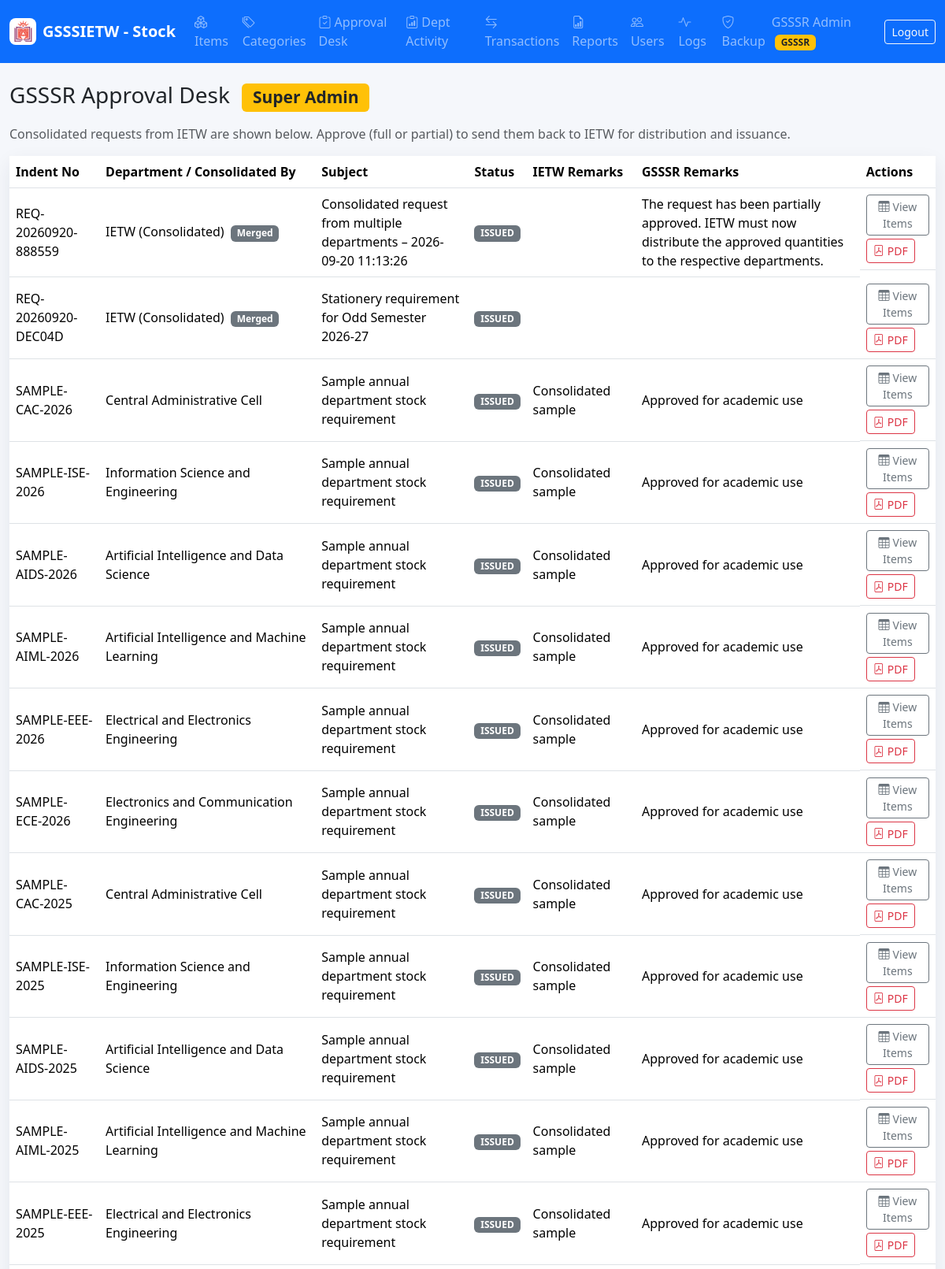
The app's page /admin/requests.php (signed in, upper part) with its own data.
### tables this page shows
CREATE TABLE `requests` (
  `id` int NOT NULL AUTO_INCREMENT,
  `request_no` varchar(80) NOT NULL,
  `department_id` int NOT NULL,
  `requested_by` int NOT NULL,
  `purpose` text NOT NULL,
  `status` enum('PENDING_IETW','CONSOLIDATED_BY_IETW','APPROVED_BY_GSSSR','PARTIALLY_APPROVED_BY_GSSSR','REJECTED_BY_GSSSR','ISSUED','PARTIALLY_ISSUED') NOT NULL DEFAULT 'PENDING_IETW',
  `ietw_remarks` text,
  `ietw_processed_by` int DEFAULT NULL,
  `ietw_processed_at` datetime DEFAULT NULL,
  `gsssr_remarks` text,
  `gsssr_approved_by` int DEFAULT NULL,
  `gsssr_approved_at` datetime DEFAULT NULL,
  `admin_issued_by` int DEFAULT NULL,
  `admin_issued_at` datetime DEFAULT NULL,
  `created_at` timestamp NULL DEFAULT CURRENT_TIMESTAMP,
  `updated_at` timestamp NULL DEFAULT NULL ON UPDATE CURRENT_TIMESTAMP,
  `is_consolidated` tinyint(1) DEFAULT '0',
  `source_request_ids` text,
  `consolidated_by` int DEFAULT NULL,
  `consolidated_at` datetime DEFAULT NULL,
  PRIMARY KEY (`id`),
  UNIQUE KEY `request_no` (`request_no`),
  KEY `idx_req_status` (`status`),
  KEY `idx_req_dept_date` (`department_id`,`created_at`),
  KEY `requested_by` (`requested_by`),
  KEY `ietw_processed_by` (`ietw_processed_by`),
  KEY `gsssr_approved_by` (`gsssr_approved_by`),
  KEY `admin_issued_by` (`admin_issued_by`),
  CONSTRAINT `requests_ibfk_1` FOREIGN KEY (`department_id`) REFERENCES `departments` (`id`),
  CONSTRAINT `requests_ibfk_2` FOREIGN KEY (`requested_by`) REFERENCES `users` (`id`),
  CONSTRAINT `requests_ibfk_3` FOREIGN KEY (`ietw_processed_by`) REFERENCES `users` (`id`),
  CONSTRAINT `requests_ibfk_4` FOREIGN KEY (`gsssr_approved_by`) REFERENCES `users` (`id`),
  CONSTRAINT `requests_ibfk_5` FOREIGN KEY (`admin_issued_by`) REFERENCES `users` (`id`)
);

CREATE TABLE `departments` (
  `id` int NOT NULL AUTO_INCREMENT,
  `name` varchar(120) NOT NULL,
  `code` varchar(20) NOT NULL,
  `created_at` timestamp NULL DEFAULT CURRENT_TIMESTAMP,
  PRIMARY KEY (`id`),
  UNIQUE KEY `name` (`name`),
  UNIQUE KEY `code` (`code`)
);

### includes/db.php (called while the page is built, shortened)
<?php
final class Database
{
    private static ?PDO $pdo = null;
    public static function conn(): PDO
    {
        if (self::$pdo === null) {
            $dsn = 'mysql:host=' . DB_HOST . ';dbname=' . DB_NAME . ';charset=utf8mb4';
            self::$pdo = new PDO($dsn, DB_USER, DB_PASS, [
                PDO::ATTR_ERRMODE => PDO::ERRMODE_EXCEPTION,
                PDO::ATTR_DEFAULT_FETCH_MODE => PDO::FETCH_ASSOC,
                PDO::ATTR_EMULATE_PREPARES => false,
            ]);
        }
        return self::$pdo;
    }
}

### admin/requests.php (the view, shortened to what this page needs)
<?php
require_once __DIR__ . '/../includes/layout.php';
$requests = rows('
    SELECT r.*, d.name department_name, u.name requested_by_name, ui.name ietw_name
    FROM requests r
    JOIN departments d ON d.id=r.department_id
    JOIN users u ON u.id=r.requested_by
    LEFT JOIN users ui ON ui.id=r.ietw_processed_by
    WHERE r.status IN ("CONSOLIDATED_BY_IETW", "APPROVED_BY_GSSSR", "PARTIALLY_APPROVED_BY_GSSSR", "ISSUED", "PARTIALLY_ISSUED", "REJECTED_BY_GSSSR")
    ORDER BY FIELD(r.status, "CONSOLIDATED_BY_IETW", "APPROVED_BY_GSSSR", "PARTIALLY_APPROVED_BY_GSSSR", "PARTIALLY_ISSUED", "ISSUED", "REJECTED_BY_GSSSR"), r.id DESC
');
?>
<h1 class="h3 mb-3">GSSSR Approval Desk <span class="badge bg-warning text-dark ms-2">Super Admin</span></h1>
<p class="text-muted">Consolidated requests from IETW are shown below. Approve (full or partial) to send them back to IETW for distribution and issuance.</p>
<div class="card metric-card"><div class="table-responsive">
<table class="table align-middle mb-0">
  <thead>
    <tr>
      <th>Indent No</th>
      <th>Department / Consolidated By</th>
      <th>Subject</th>
      <th>Status</th>
      <th>IETW Remarks</th>
      <th>GSSSR Remarks</th>
      <th>Actions</th>
    </tr>
  </thead>
  <tbody>
  <?php foreach ($requests as $r):
    $isConsolidated = !empty($r['is_consolidated']);
    $displayDepartment = $isConsolidated ? 'IETW (Consolidated)' : e($r['department_name']);
  ?>
  <tr>
    <td><?= e($r['request_no']) ?></td>
    <td><?= $displayDepartment ?> <?= $isConsolidated ? '<span class="badge bg-secondary ms-1">Merged</span>' : '' ?></td>
    <td><?= e($r['purpose']) ?></td>
    <td><?= request_status_badge($r['status']) ?></td>
    <td><?= e($r['ietw_remarks']) ?></td>
    <td><?= e($r['gsssr_remarks']) ?></td>
    <td class="d-flex gap-1 flex-wrap">
      <button class="btn btn-sm btn-outline-secondary" type="button" data-bs-toggle="collapse" data-bs-target="#items<?= $r['id'] ?>"><i class="bi bi-table me-1"></i>View Items</button>
      <a class="btn btn-sm btn-outline-danger" target="_blank" href="<?= BASE_URL ?>/download_pdf.php?type=request&id=<?= $r['id'] ?>"><i class="bi bi-file-pdf me-1"></i>PDF</a>
    </td>
  </tr>
  <?php endforeach; ?>
  </tbody>
</table></div></div>

### includes/functions.php (shortened to what this page needs)
<?php
require_once __DIR__ . '/db.php';
function e(?string $value): string
{
    return htmlspecialchars((string)$value, ENT_QUOTES, 'UTF-8');
}
function rows(string $sql, array $params = []): array
{
    $stmt = Database::conn()->prepare($sql);
    $stmt->execute($params);
    return $stmt->fetchAll();
}
function request_status_badge(string $status): string
{
    $class = match ($status) {
        'Pending' => 'text-bg-secondary',
        'Approved' => 'text-bg-success',
        'Issued' => 'text-bg-primary',
        'Partially Issued' => 'text-bg-info',
        'PARTIALLY_APPROVED_BY_GSSSR' => 'text-bg-warning',
        'REJECTED_BY_GSSSR' => 'text-bg-danger',
        'CONSOLIDATED' => 'text-bg-secondary',
        default => 'text-bg-secondary',
    };
    return '<span class="badge ' . $class . '">' . e($status) . '</span>';
}

### assets/css/app.css (style rules this page uses)
body { background: #f5f7fb; }
.metric-card { border: 0; border-radius: 8px; box-shadow: 0 8px 24px rgba(30, 41, 59, .08); }
.table thead th { white-space: nowrap; }

### records on screen
requests: request_no "REQ-20260920-888559", is_consolidated "IETW (Consolidated)", shows "Merged", purpose "Consolidated request from multiple departments – 2026-09-20 11:13:26", status "ISSUED", gsssr_remarks "The request has been partially approved. IETW must now distribute the approved quantities to the respective departments."
requests: request_no "REQ-20260920-DEC04D", is_consolidated "IETW (Consolidated)", shows "Merged", purpose "Stationery requirement for Odd Semester 2026-27", status "ISSUED"
requests: request_no "SAMPLE-CAC-2026", department.name "Central Administrative Cell", purpose "Sample annual department stock requirement", status "ISSUED", ietw_remarks "Consolidated sample", gsssr_remarks "Approved for academic use"
requests: request_no "SAMPLE-ISE-2026", department.name "Information Science and Engineering", purpose "Sample annual department stock requirement", status "ISSUED", ietw_remarks "Consolidated sample", gsssr_remarks "Approved for academic use"
requests: request_no "SAMPLE-AIDS-2026", department.name "Artificial Intelligence and Data Science", purpose "Sample annual department stock requirement", status "ISSUED", ietw_remarks "Consolidated sample", gsssr_remarks "Approved for academic use"
requests: request_no "SAMPLE-AIML-2026", department.name "Artificial Intelligence and Machine Learning", purpose "Sample annual department stock requirement", status "ISSUED", ietw_remarks "Consolidated sample", gsssr_remarks "Approved for academic use"
requests: request_no "SAMPLE-EEE-2026", department.name "Electrical and Electronics Engineering", purpose "Sample annual department stock requirement", status "ISSUED", ietw_remarks "Consolidated sample", gsssr_remarks "Approved for academic use"
requests: request_no "SAMPLE-ECE-2026", department.name "Electronics and Communication Engineering", purpose "Sample annual department stock requirement", status "ISSUED", ietw_remarks "Consolidated sample", gsssr_remarks "Approved for academic use"
requests: request_no "SAMPLE-CAC-2025", department.name "Central Administrative Cell", purpose "Sample annual department stock requirement", status "ISSUED", ietw_remarks "Consolidated sample", gsssr_remarks "Approved for academic use"
requests: request_no "SAMPLE-ISE-2025", department.name "Information Science and Engineering", purpose "Sample annual department stock requirement", status "ISSUED", ietw_remarks "Consolidated sample", gsssr_remarks "Approved for academic use"
requests: request_no "SAMPLE-AIDS-2025", department.name "Artificial Intelligence and Data Science", purpose "Sample annual department stock requirement", status "ISSUED", ietw_remarks "Consolidated sample", gsssr_remarks "Approved for academic use"
requests: request_no "SAMPLE-AIML-2025", department.name "Artificial Intelligence and Machine Learning", purpose "Sample annual department stock requirement", status "ISSUED", ietw_remarks "Consolidated sample", gsssr_remarks "Approved for academic use"
requests: request_no "SAMPLE-EEE-2025", department.name "Electrical and Electronics Engineering", purpose "Sample annual department stock requirement", status "ISSUED", ietw_remarks "Consolidated sample", gsssr_remarks "Approved for academic use"

### other values on screen
APP_SHORT_NAME "GSSSIETW - Stock"
$l[1] "Items"
$l[1] "Categories"
$l[1] "Approval Desk"
$l[1] "Dept Activity"
$l[1] "Transactions"
$l[1] "Reports"
$l[1] "Users"
$l[1] "Logs"
$l[1] "Backup"
$u['name'] "GSSSR Admin"
$role "GSSSR"
